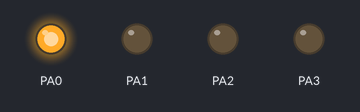
Recording of a program running on a simulated ATmega32, built with avr-gcc and emulated at 8 MHz. Shown: output pins drawn as LEDs (lit = HIGH).

Above: at 0.5 s.
At 2.5 s:
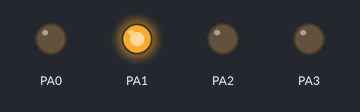
At 4.5 s:
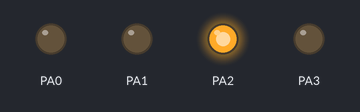
At 6.5 s:
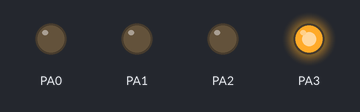
At 9.5 s:
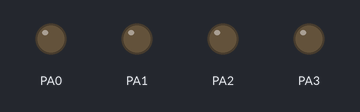
Timing chart, 0 to 10.4 s (numbered marks = the images above):
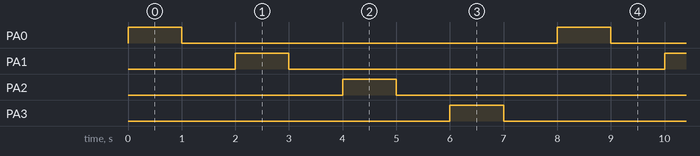

Measured:
- by itself, PA0–3: alternates HIGH for 1.0 s and LOW for 7.0 s
- by itself, everything shown: repeats every 8.0 s, in 8 steps

The program:

main.c
```c
/*
 * main.c
 *
 *  Created on: Sep 30, 2023
 *      Author: I.C.M
 */
#include <avr/io.h>
#include <util/delay.h>

int main ()
{
	DDRA=0b00001111 ;


	while(1)
	{
		PORTA=0b00000001 ;
		_delay_ms(1000) ;
		PORTA=0 ;
		_delay_ms(1000) ;

		PORTA=0b00000010 ;
		_delay_ms(1000) ;
				PORTA=0 ;
				_delay_ms(1000) ;

				PORTA=0b00000100 ;
				_delay_ms(1000) ;
						PORTA=0 ;
						_delay_ms(1000) ;

						PORTA=0b00001000 ;
						_delay_ms(1000) ;
								PORTA=0 ;
								_delay_ms(1000) ;

	}
}
```
